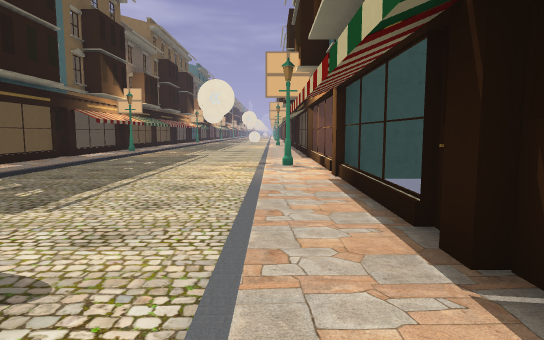
View 1 (above)

21 first-person views from a walk through a Godot game level. The camera is 1.4 m above the floor, tilts 6° down and sees 75° across. The floor is counted in squares, 2 m on a side. Each view is taken from the middle of a square. On the plan, view 1 faces up. The plan holds only what a view shows up to about 11 squares ahead; the rest is blank. The place goes on beyond the plan. Some surface patterns are stand-ins.

View 2
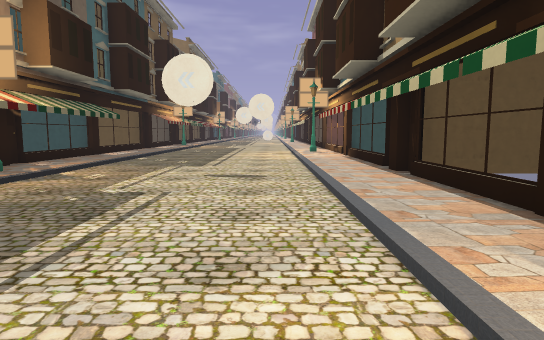

View 3
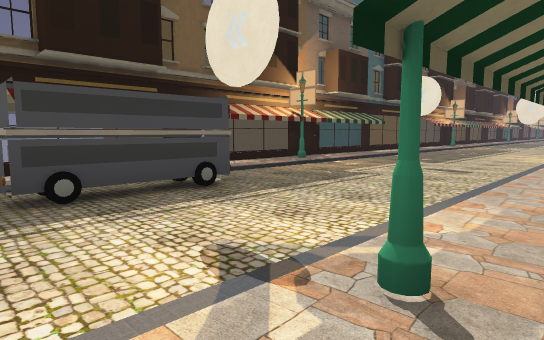

View 4
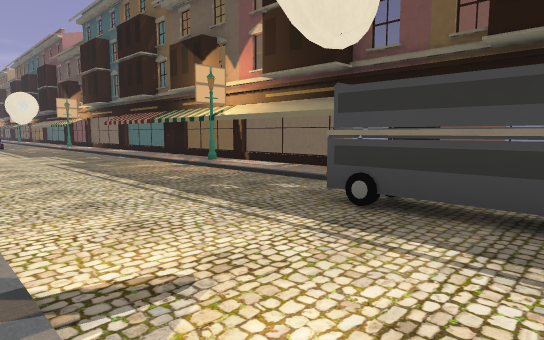

View 5
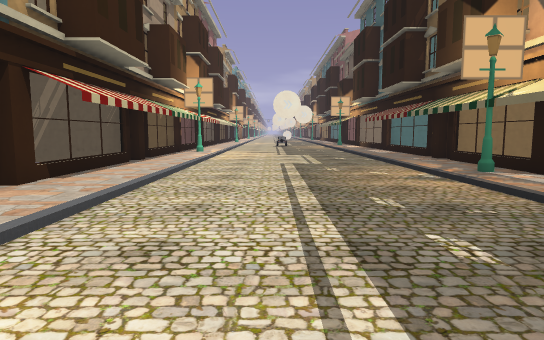

View 6
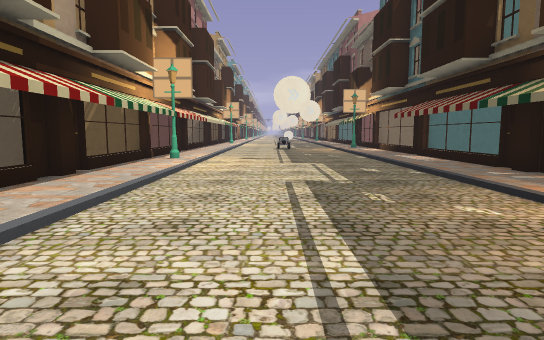

View 7
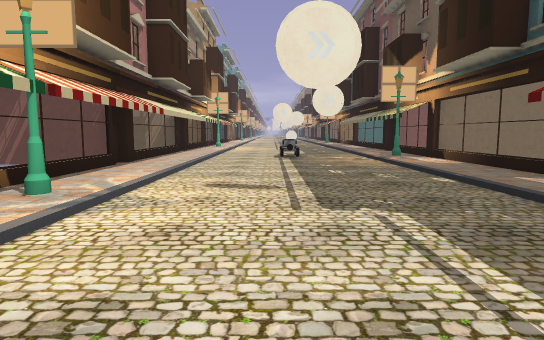

View 8
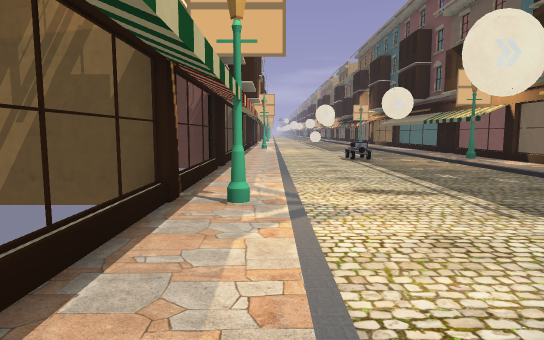

View 9
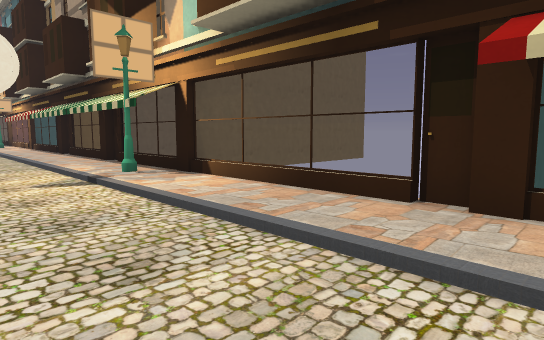

View 10
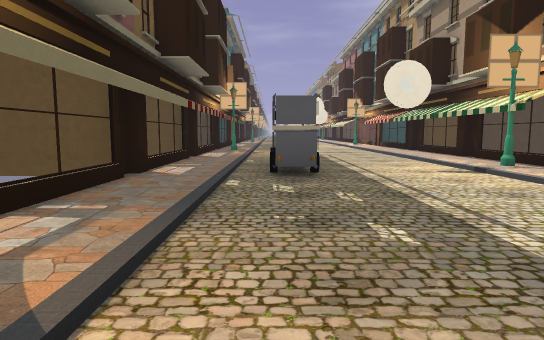

View 11
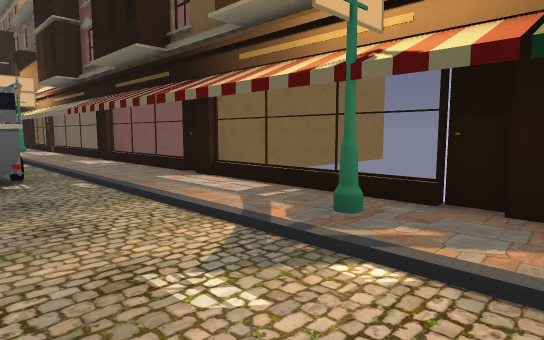

View 12
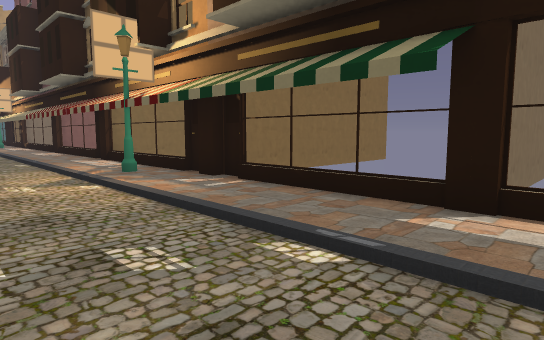

View 13
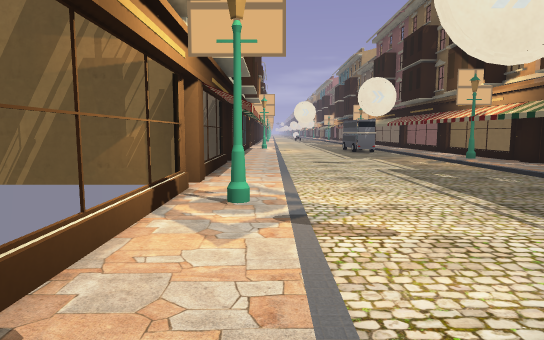

View 14
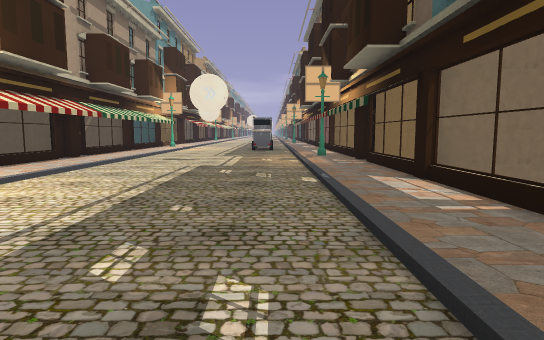

View 15
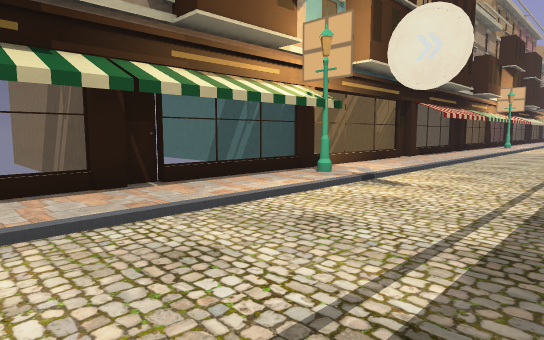

View 16
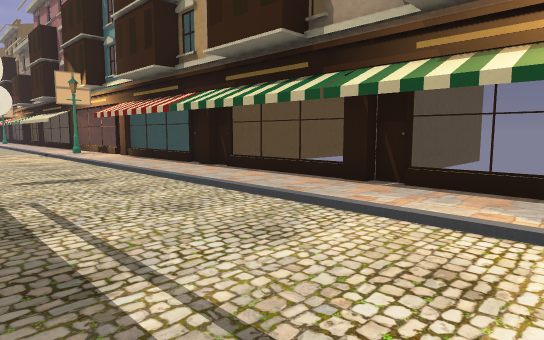

View 17
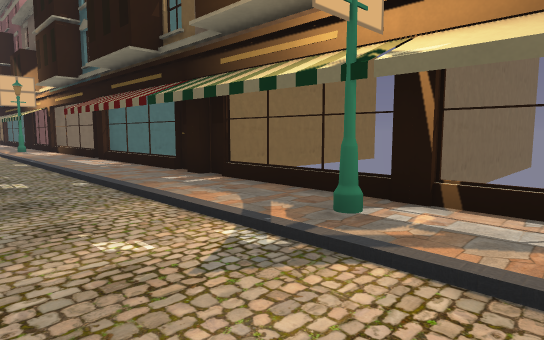

View 18
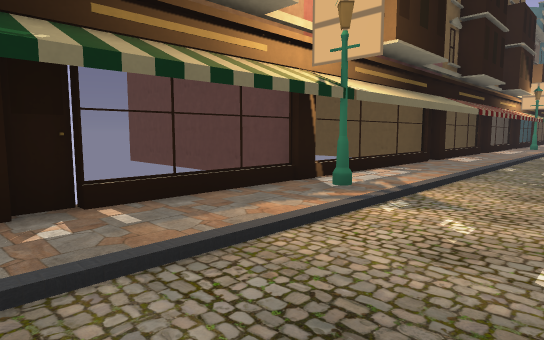

View 19
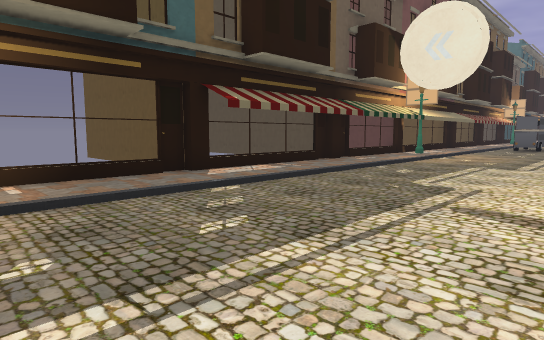

View 20
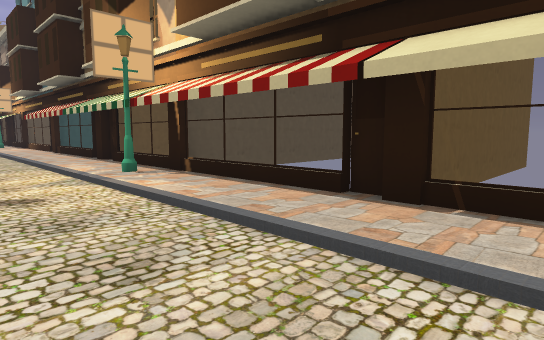

View 21
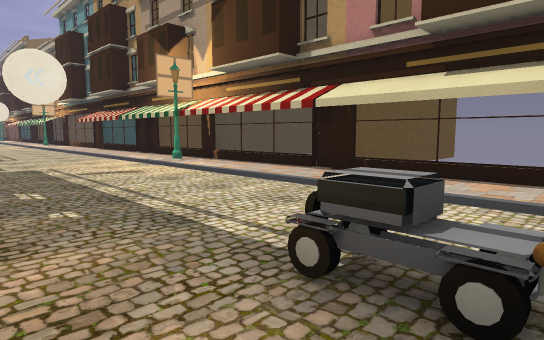

### Floor plan
Key: @ floor where view 1 was taken; # wall or solid block; . main floor; : floor 0.25 m higher than the main floor; = window, fence, low wall or low ledge; B building; L lamp.
Columns run from 9 left of view 1 to 4 right of it. Each row starts with its distance up from view 1.
 11 BBB#:....:
 10    B:....:BB
  9   B::....::B
  8   B::....::B
  7   B::....L:B
  6 BBB::....:BBB
  5   B::....::B
  4   B::....::B
  3    #:....::B
  2    #L....:#BB
  1   B:L....:B
  0   B::....@:B
 -1 BBB::....::B B
 -2   B#:....:#BBB
 -3    B:#...:B
 -4   B::#...L:B
 -5 BBB::#...L:BBB
 -6   B::....::B
 -7   B::....::B
 -8   B::....::B
 -9   B::....:B
-10 BBB:L....:B
-11    BL....::B
-12   B::....::B
-13    #:....:#BB
-14 BBB#:....:#
-15   B::....::B
-16   B::....L:B
-17   B::....L:BBB
-18  BBB:....::B
-19    B:....::B
-20   B::....::B
-21   B::....::BBB
-22 BBB:L....::B
-23   B:L..=.::B
-24   B :....::B

Positions as (right, up) in squares from view 1, and headings:
1: (0, 0), facing up
2: (-1, -4), facing up
3: (1, -6), facing up-left
4: (0, -3), facing down-left
5: (-2, -5), facing down
6: (-2, -8), facing down
7: (-2, -13), facing down
8: (0, -13), facing down
9: (-2, -10), facing up-right
10: (-4, -11), facing up
11: (-3, 3), facing down-left
12: (-3, 7), facing down-left
13: (0, 11), facing down
14: (-4, 11), facing down
15: (-3, 0), facing down-right
16: (-3, -4), facing up-right
17: (-3, -9), facing down-left
18: (-3, -14), facing up-left
19: (-1, -21), facing up-left
20: (-2, -22), facing up-right
21: (-4, -24), facing up-right
